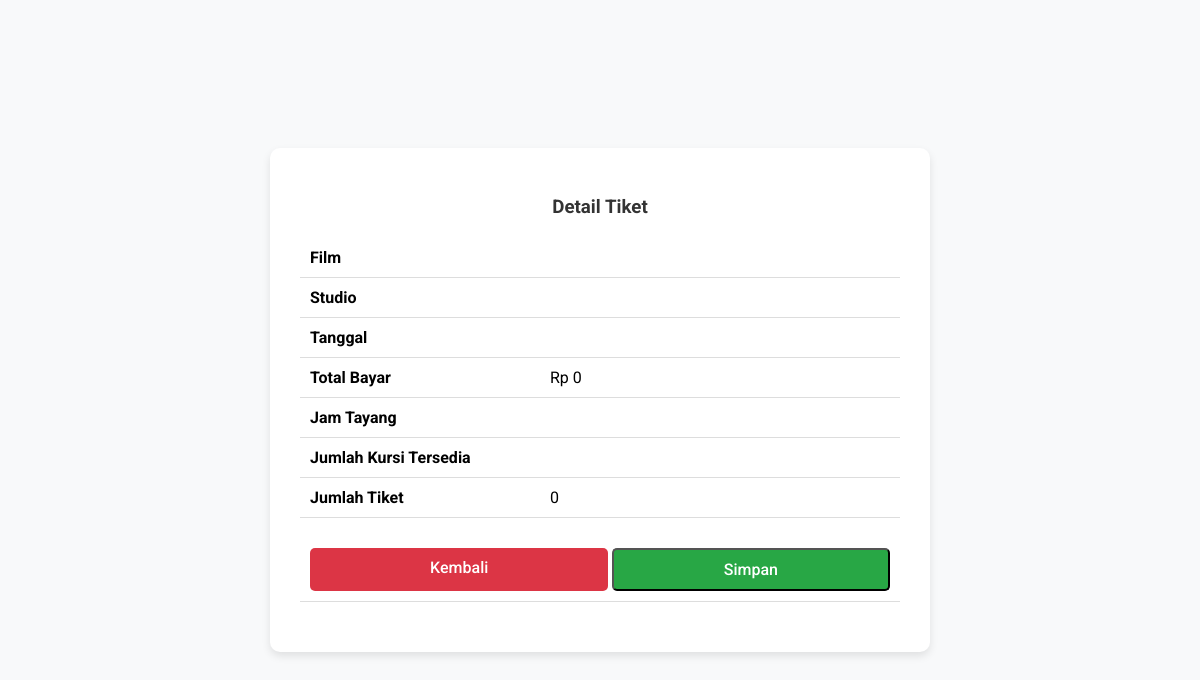
The page /tiket/detail_tiket.php?id_jadwal=2 on the database as committed earlier.
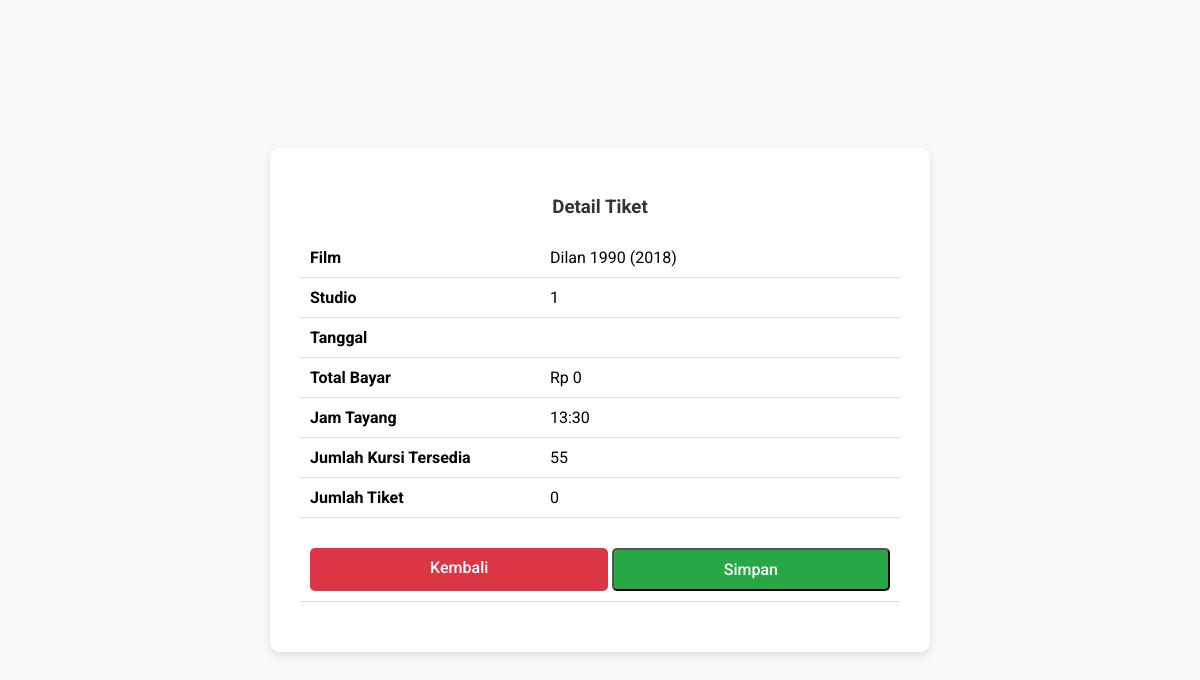
The same page on the database as committed later.
### tables this page shows
CREATE TABLE `film` (
  `id_film` int(11) NOT NULL,
  `judul_film` varchar(50) NOT NULL,
  `durasi` int(11) NOT NULL,
  `kategori_film` enum('Dewasa','Anak-anak') DEFAULT NULL
);

CREATE TABLE `jadwal` (
  `id_jadwal` int(11) NOT NULL,
  `id_film` int(11) NOT NULL,
  `id_studio` enum('1','2','3','4','5') NOT NULL,
  `jam_tayang` varchar(10) NOT NULL
);

CREATE TABLE `studio` (
  `id` int(11) NOT NULL,
  `jumlah_kursi` int(11) DEFAULT NULL
);

### tiket/detail_tiket.php (the view, shortened to what this page needs)
<?php
include "../koneksi.php";
?>
<!DOCTYPE html>
<html lang="en">
<head>
	<link rel="stylesheet" href="style_detail.css">
</head>
<body>
	<div class="container">
		<h3>Detail Tiket</h3>
		<?php
		$id_jadwal = $_GET['id_jadwal'];
		$tanggal = $_GET['tanggal'];
		$harga = $_GET['harga'];
		$harga = floatval(str_replace(['Rp ', ','], '', $harga));
		$jml_tiket = intval($_GET['jumlah_tiket']);
		$harga = $harga * $jml_tiket;
		$query_mysql = mysqli_query($con, "SELECT DISTINCT j.*, s.jumlah_kursi FROM jadwal j INNER JOIN studio s ON j.id_studio = s.id WHERE id_jadwal='$id_jadwal'") or die(mysqli_error($con));
		$data = mysqli_fetch_array($query_mysql);
		$id_film = $data['id_film'];
		$query_mysql2 = mysqli_query($con, "SELECT * FROM film WHERE id_film='$id_film'") or die(mysqli_error($con));
		$data2 = mysqli_fetch_array($query_mysql2);
		?>
		<form action="cetak_tiket.php?id_jadwal=<?php echo $data['id_jadwal']; ?>&tanggal=<?php echo urlencode($tanggal); ?>&jumlah_tiket=<?php echo $jml_tiket; ?>&harga=<?php echo $harga; ?>" method="post" class="detail-form" onsubmit="return confirmSubmit()">
			<table class="table">
				<tr>
					<td>Film</td>
					<td><?php echo htmlspecialchars($data2['judul_film']); ?></td>
				</tr>
				<tr>
					<td>Studio</td>
					<td><?php echo htmlspecialchars($data['id_studio']); ?></td>
				</tr>
				<tr>
					<td>Tanggal</td>
					<td><?php echo htmlspecialchars($tanggal); ?></td>
				</tr>
				<tr>
					<td>Total Bayar</td>
					<td><?php echo "Rp ", htmlspecialchars($harga); ?></td>
				</tr>
				<tr>
					<td>Jam Tayang</td>
					<td><?php echo htmlspecialchars($data['jam_tayang']); ?></td>
				</tr>
				<tr>
					<td>Jumlah Kursi Tersedia</td>
					<td><?php echo htmlspecialchars($data['jumlah_kursi']); ?></td>
				</tr>
				<tr>
					<td>Jumlah Tiket</td>
					<td><?php echo htmlspecialchars($jml_tiket); ?></td>
				</tr>
				<tr class="form-actions">
					<td colspan="2">
						<div class="button-container">
							<a href="pesan_tiket.php" class="btn">Kembali</a>
							<input type="submit" value="Simpan" class="btn save-btn">
						</div>
					</td>
				</tr>
			</table>
		</form>
	</div>
</body>
</html>

Rows that differ between the two databases and show on the page:
now on this page (row edited): film: judul_film "Dilan 1990 (2018)"
now on this page (row edited): jadwal: id_studio "1", jam_tayang "13:30", id_studio.jumlah_kursi "55"
